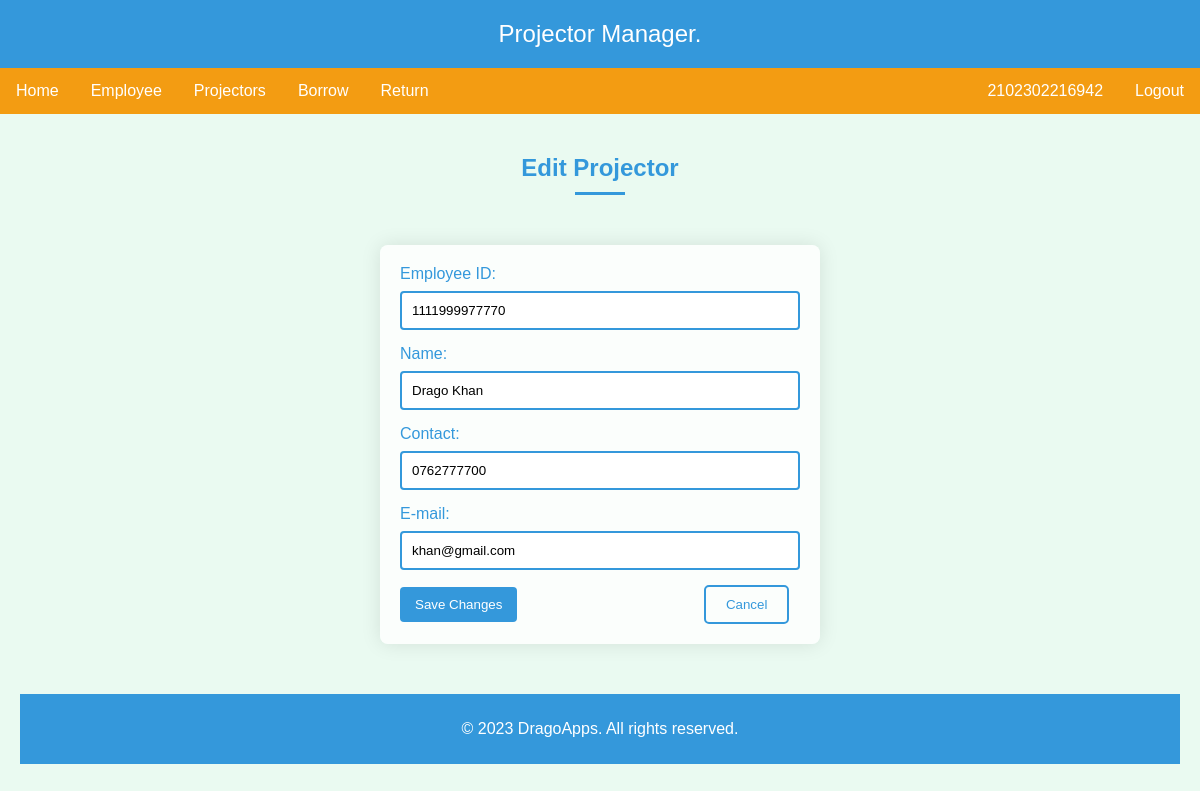
The page /editemp.php?id=1 (signed in) on the database its author committed.
### tables this page shows
CREATE TABLE `users` (
  `id` int(255) NOT NULL,
  `EmployeeID` varchar(13) DEFAULT NULL,
  `UserName` varchar(255) DEFAULT NULL,
  `Contact` varchar(10) DEFAULT NULL,
  `email` varchar(255) DEFAULT NULL
);

### editemp.php (the view, shortened to what this page needs)
<?php
$adminID = $_SESSION["adminID"];
?>
<?php
if (isset($_GET['id']) && is_numeric($_GET['id'])) {
    $recordId = $_GET['id'];
    $conn = new mysqli('localhost', 'root', '', 'projector');
    $result = $conn->query("SELECT * FROM users WHERE id = $recordId");
    if ($result && $result->num_rows > 0) {
        $row = $result->fetch_assoc();
    } else {
        echo "Record not found.";
    }
} else {
    echo "Invalid record ID.";
}
?>
<!DOCTYPE html>
<html lang="en">
<head>
	<link rel="stylesheet" href="styling.css"/>
	<link rel="stylesheet" href="styling.css"/>
</head>
<body>
<header>
        Projector Manager.
    </header>
    <nav>
        <a href="dash.php">Home</a>
        <a href="empForm.php">Employee</a>
		<a href="projectorsForm.php">Projectors</a>
        <a href="borrowForm.php">Borrow</a>
        <a href="returnForm.php">Return</a>
		<a class="ide" href="logout.php">Logout</a>
		<a class="ide"><?php echo $adminID;?></a>
    </nav>
    <section>
    <h2>Edit Projector</h2>
    <form action="updateemp.php" method="post">
        <label for="EmployeeID">Employee ID:</label>
		<input type="text" name="EmployeeID" value="<?php echo $row['EmployeeID']; ?>">
		<label for="name">Name:</label>
		<input type="text" name="UserName" value="<?php echo $row['UserName']; ?>">
		<label for="contact">Contact:</label>
		<input type="text" name="Contact" value="<?php echo $row['Contact']; ?>">
		<label for="email">E-mail:</label>
		<input type="text" name="email" value="<?php echo $row['email']; ?>">
        <input type="submit" value="Save Changes">
		<input class="styled-button" type="button" onclick="window.location.href='empview.php" value="Cancel">
    </form>
<footer>
        <p>&copy; 2023 DragoApps. All rights reserved.</p>
    </footer>
</body>
</html>

### styling.css (style rules this page uses)
body { font-family: Arial, sans-serif; margin: 0; padding: 0; background-color: #2ecc71; color: #333; }
body::before { content: ''; display: block; position: fixed; top: 0; left: 0; width: 100%; height: 100%; background: rgba(255, 255, 255, 0.9); z-index: -1; }
form { max-width: 400px; margin: 50px auto; background-color: rgba(255, 255, 255, 0.8); padding: 20px; border-radius: 8px; box-shadow: 0 0 20px rgba(0, 0, 0, 0.1); }
label { display: block; margin-bottom: 8px; color: #3498db; }
input[type="text"], input[type="email"], input[type="password"] { width: 100%; padding: 10px; margin-bottom: 15px; box-sizing: border-box; transition: border-color 0.3s, box-shadow 0.3s; border: 2px solid #3498db; border-radius: 4px; }
input[type="text"]:focus, input[type="email"]:focus, input[type="password"]:focus, { border-color: #2196F3; box-shadow: 0 0 10px rgba(33, 150, 243, 0.5); }
input[type="submit"] { background-color: #3498db; color: #fff; padding: 10px 15px; border: none; border-radius: 4px; cursor: pointer; transition: background-color 0.3s; }
h2 { color: #3498db; font-size: 24px; font-weight: bold; margin-bottom: 10px; text-align: center; }
h2::after { content: ""; display: block; width: 50px; height: 3px; background-color: #3498db; margin: 10px auto; }
header { background-color: #3498db; color: #fff; padding: 20px; text-align: center; }
footer { background-color: #3498db; color: #fff; padding: 10px; text-align: center; }
nav a.ide { float:right; }
.styled-button { display: inline-block; padding: 10px 20px; text-align: center; text-decoration: none; cursor: pointer; border: 2px solid #3498db; color: #3498db; border-radius: 5px; background-color: transparent; margin-left: 182px; }

### editemp.php (style rules this page uses)
header { background-color: #3498db; color: #fff; padding: 10px; text-align: center; font-size:24px; }
nav { background-color: #f39c12; overflow: hidden; }
nav a { float:left; display: block; color: white; text-align: center; padding: 14px 16px; text-decoration: none; }
section { margin-left: 0; padding: 20px; }
a { text-decoration:none; }

### rows shown on the page
users: EmployeeID "1111999977770", UserName "Drago Khan", Contact "0762777700", email "khan@gmail.com"

### other values the page prints
$adminID "2102302216942"
